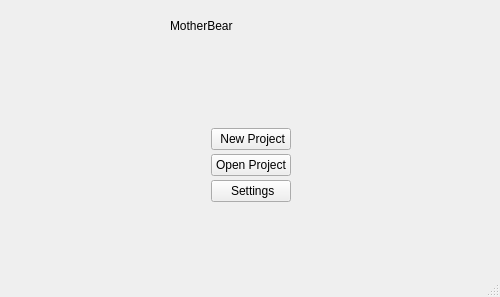
<?xml version="1.0" encoding="UTF-8"?>
<ui version="4.0">
 <class>MainWindow</class>
 <widget class="QMainWindow" name="MainWindow">
  <property name="enabled">
   <bool>true</bool>
  </property>
  <property name="geometry">
   <rect>
    <x>0</x>
    <y>0</y>
    <width>500</width>
    <height>297</height>
   </rect>
  </property>
  <property name="windowTitle">
   <string>MainWindow</string>
  </property>
  <property name="animated">
   <bool>true</bool>
  </property>
  <widget class="QWidget" name="centralwidget">
   <widget class="QLabel" name="label">
    <property name="geometry">
     <rect>
      <x>170</x>
      <y>0</y>
      <width>151</width>
      <height>51</height>
     </rect>
    </property>
    <property name="text">
     <string>MotherBear</string>
    </property>
   </widget>
   <widget class="QWidget" name="gridLayoutWidget">
    <property name="geometry">
     <rect>
      <x>10</x>
      <y>110</y>
      <width>481</width>
      <height>111</height>
     </rect>
    </property>
    <layout class="QGridLayout" name="gridLayout">
     <item row="0" column="0">
      <spacer name="horizontalSpacer">
       <property name="orientation">
        <enum>Qt::Horizontal</enum>
       </property>
       <property name="sizeHint" stdset="0">
        <size>
         <width>40</width>
         <height>20</height>
        </size>
       </property>
      </spacer>
     </item>
     <item row="0" column="1">
      <layout class="QVBoxLayout" name="verticalLayout">
       <property name="spacing">
        <number>4</number>
       </property>
       <property name="sizeConstraint">
        <enum>QLayout::SetDefaultConstraint</enum>
       </property>
       <item>
        <widget class="QPushButton" name="NewProject">
         <property name="text">
          <string> New Project</string>
         </property>
        </widget>
       </item>
       <item>
        <widget class="QPushButton" name="OpenProject">
         <property name="text">
          <string>Open Project</string>
         </property>
        </widget>
       </item>
       <item>
        <widget class="QPushButton" name="Setting">
         <property name="text">
          <string> Settings</string>
         </property>
        </widget>
       </item>
      </layout>
     </item>
     <item row="0" column="2">
      <spacer name="horizontalSpacer_2">
       <property name="orientation">
        <enum>Qt::Horizontal</enum>
       </property>
       <property name="sizeHint" stdset="0">
        <size>
         <width>40</width>
         <height>20</height>
        </size>
       </property>
      </spacer>
     </item>
    </layout>
   </widget>
  </widget>
  <widget class="QMenuBar" name="menubar">
   <property name="geometry">
    <rect>
     <x>0</x>
     <y>0</y>
     <width>500</width>
     <height>22</height>
    </rect>
   </property>
  </widget>
  <widget class="QStatusBar" name="statusbar"/>
 </widget>
 <resources/>
 <connections/>
</ui>
